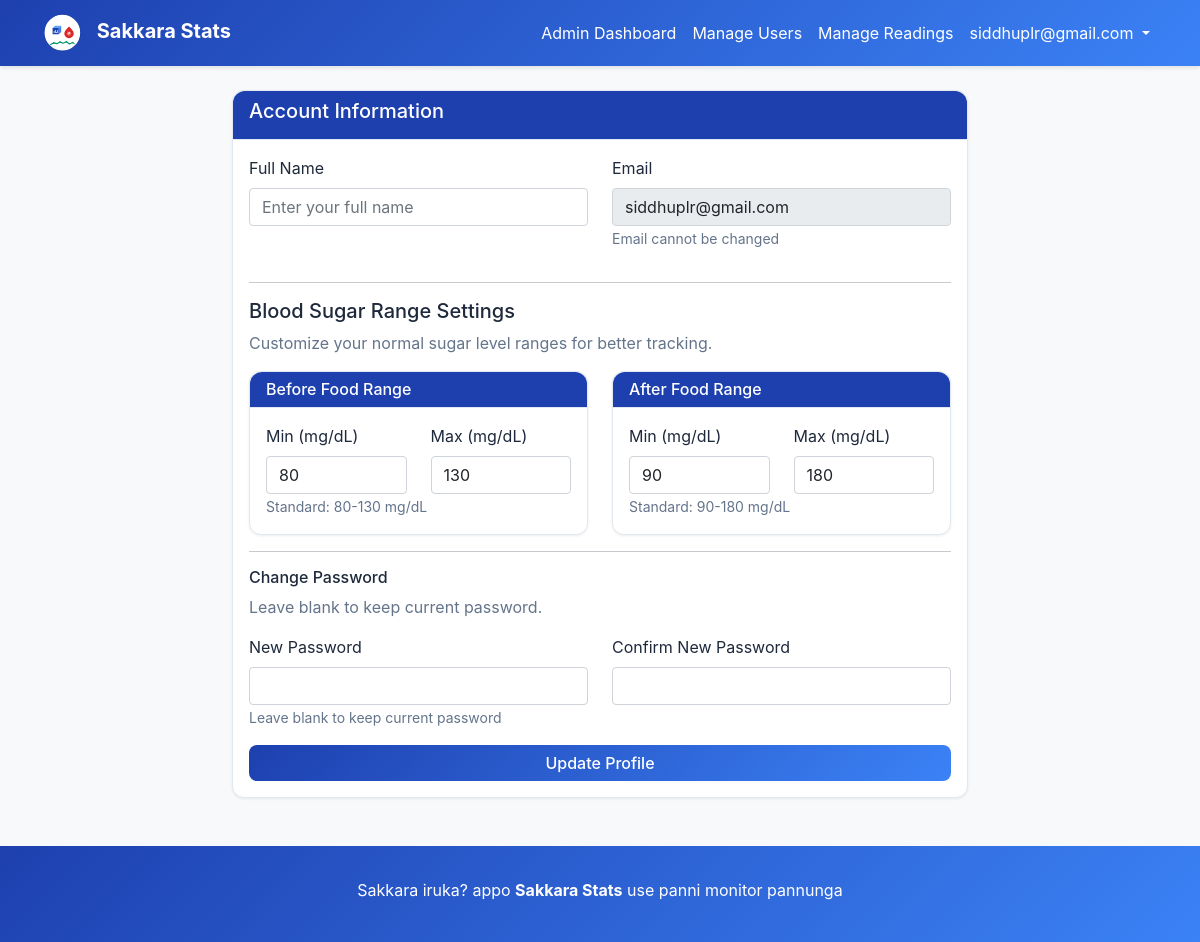
The app's page /profile (signed in) with its own data.
### app.py (models this page shows)
class User(UserMixin, db.Model):
    id = db.Column(db.Integer, primary_key=True)
    email = db.Column(db.String(100), unique=True, nullable=False)
    name = db.Column(db.String(100), nullable=True)
    password_hash = db.Column(db.String(100), nullable=False)
    role = db.Column(db.String(20), default='user')
    is_active = db.Column(db.Boolean, default=True)
    before_food_min = db.Column(db.Integer, default=80)
    before_food_max = db.Column(db.Integer, default=130)
    after_food_min = db.Column(db.Integer, default=90)
    after_food_max = db.Column(db.Integer, default=180)
    readings = db.relationship('Reading', backref='user', lazy=True)

### app.py (the view)
@app.route('/profile')
@login_required
def profile():
    return render_template('profile.html')

### app.py (called while the page is built)
@login_manager.user_loader
def load_user(user_id):
    return User.query.get(int(user_id))

### templates/profile.html (shortened to what this page needs)
{% extends "base.html" %}
{% block content %}
<div class="row justify-content-center">
    <div class="col-md-8">
        <div class="card">
            <div class="card-header bg-primary text-white">
                <h5>Account Information</h5>
            </div>
            <div class="card-body">
                <form method="POST" action="{{ url_for('update_profile') }}">
                    <div class="row">
                        <div class="col-md-6">
                            <div class="mb-3">
                                <label for="name" class="form-label">Full Name</label>
                                <input type="text" class="form-control" id="name" name="name"
                                       value="{{ current_user.name or '' }}" placeholder="Enter your full name">
                            </div>
                        </div>
                        <div class="col-md-6">
                            <div class="mb-3">
                                <label for="email" class="form-label">Email</label>
                                <input type="email" class="form-control" id="email"
                                       value="{{ current_user.email }}" disabled>
                                <small class="text-muted">Email cannot be changed</small>
                            </div>
                        </div>
                    </div>
                    <hr>
                    <h5>Blood Sugar Range Settings</h5>
                    <p class="text-muted">Customize your normal sugar level ranges for better tracking.</p>
                    <div class="row">
                        <div class="col-md-6">
                            <div class="card">
                                <div class="card-header bg-primary text-white">
                                    <h6 class="mb-0">Before Food Range</h6>
                                </div>
                                <div class="card-body">
                                    <div class="row">
                                        <div class="col-6">
                                            <label for="before_food_min" class="form-label">Min (mg/dL)</label>
                                            <input type="number" class="form-control" id="before_food_min"
                                                   name="before_food_min" value="{{ current_user.before_food_min }}"
                                                   min="50" max="200" required>
                                        </div>
                                        <div class="col-6">
                                            <label for="before_food_max" class="form-label">Max (mg/dL)</label>
                                            <input type="number" class="form-control" id="before_food_max"
                                                   name="before_food_max" value="{{ current_user.before_food_max }}"
                                                   min="80" max="300" required>
                                        </div>
                                    </div>
                                    <small class="text-muted">Standard: 80-130 mg/dL</small>
                                </div>
                            </div>
                        </div>
                        <div class="col-md-6">
                            <div class="card">
                                <div class="card-header bg-primary text-white">
                                    <h6 class="mb-0">After Food Range</h6>
                                </div>
                                <div class="card-body">
                                    <div class="row">
                                        <div class="col-6">
                                            <label for="after_food_min" class="form-label">Min (mg/dL)</label>
                                            <input type="number" class="form-control" id="after_food_min"
                                                   name="after_food_min" value="{{ current_user.after_food_min }}"
                                                   min="50" max="200" required>
                                        </div>
                                        <div class="col-6">
                                            <label for="after_food_max" class="form-label">Max (mg/dL)</label>
                                            <input type="number" class="form-control" id="after_food_max"
                                                   name="after_food_max" value="{{ current_user.after_food_max }}"
                                                   min="100" max="300" required>
                                        </div>
                                    </div>
                                    <small class="text-muted">Standard: 90-180 mg/dL</small>
                                </div>
                            </div>
                        </div>
                    </div>
                    <hr>
                    <h6>Change Password</h6>
                    <p class="text-muted">Leave blank to keep current password.</p>
                    <div class="row">
                        <div class="col-md-6">
                            <div class="mb-3">
                                <label for="new_password" class="form-label">New Password</label>
                                <input type="password" class="form-control" id="new_password" name="new_password" minlength="6">
                                <small class="text-muted">Leave blank to keep current password</small>
                            </div>
                        </div>
                        <div class="col-md-6">
                            <div class="mb-3">
                                <label for="confirm_password" class="form-label">Confirm New Password</label>
                                <input type="password" class="form-control" id="confirm_password" name="confirm_password">
                            </div>
                        </div>
                    </div>
                    <div class="d-grid">
                        <button type="submit" class="btn btn-primary">
                            Update Profile
                        </button>
                    </div>
                </form>
            </div>
        </div>
    </div>
</div>
{% endblock %}

### templates/base.html (shortened to what this page needs)
<!DOCTYPE html>
<html lang="en">
<head>
    <link href="https://cdn.jsdelivr.net/npm/bootstrap@5.1.3/dist/css/bootstrap.min.css" rel="stylesheet">
    <link href="https://cdnjs.cloudflare.com/ajax/libs/font-awesome/6.0.0/css/all.min.css" rel="stylesheet">
</head>
<body class="bg-light">
    <nav class="navbar navbar-expand-lg navbar-dark">
        <div class="container">
            <a class="navbar-brand" href="{{ url_for('index') }}">
                <img src="{{ url_for('static', filename='assets/Logo.svg') }}" alt="Sakkara Stats Logo" class="logo">
                Sakkara Stats
            </a>
            {% if current_user.is_authenticated %}
            <div class="collapse navbar-collapse" id="navbarNav">
                <ul class="navbar-nav ms-auto">
                    {% if current_user.role == 'user' %}
                    <li class="nav-item">
                        <a class="nav-link" href="{{ url_for('dashboard') }}">
                            Dashboard
                        </a>
                    </li>
                    <li class="nav-item">
                        <a class="nav-link" href="{{ url_for('history') }}">
                            History
                        </a>
                    </li>
                    <li class="nav-item">
                        <a class="nav-link" href="{{ url_for('profile') }}">
                            Profile
                        </a>
                    </li>
                    {% elif current_user.role == 'admin' %}
                    <li class="nav-item">
                        <a class="nav-link" href="{{ url_for('admin_dashboard') }}">
                            Admin Dashboard
                        </a>
                    </li>
                    <li class="nav-item">
                        <a class="nav-link" href="{{ url_for('manage_users') }}">
                            Manage Users
                        </a>
                    </li>
                    <li class="nav-item">
                        <a class="nav-link" href="{{ url_for('manage_readings') }}">
                            Manage Readings
                        </a>
                    </li>
                    {% endif %}
                    <li class="nav-item dropdown">
                        <a class="nav-link dropdown-toggle" href="#" id="navbarDropdown" role="button" data-bs-toggle="dropdown">
                            {{ current_user.name if current_user.name else current_user.email }}
                        </a>
                    </li>
                </ul>
            </div>
            {% endif %}
        </div>
    </nav>
    <main class="container mt-4">
        {% block content %}{% endblock %}
    </main>
    <footer class="mt-5" style="background: linear-gradient(135deg, #1E40AF 0%, #3B82F6 100%); color: white; padding: 2rem 0;">
        <div class="container text-center">
            <div class="row">
                <div class="col-md-12">
                    <p class="mb-2">Sakkara iruka? appo <strong>Sakkara Stats</strong> use panni monitor pannunga</p>
                </div>
            </div>
        </div>
    </footer>
</body>
</html>

### templates/base.html (style rules this page uses)
body { font-family: "Inter", "Roboto", sans-serif; background-color: #F8FAFC; color: #1E293B; min-height: 100vh; display: flex; flex-direction: column; }
main { flex: 1; }
.navbar-brand { font-weight: bold; color: #FFFFFF !important; }
.logo { width: 40px; height: 40px; margin-right: 10px; }
.card { border-radius: 12px; box-shadow: 0 1px 3px rgba(0,0,0,0.06), 0 1px 2px rgba(0,0,0,0.02); background-color: #FFFFFF; border: 1px solid #E2E8F0; }
.btn-primary { background: linear-gradient(135deg, #1E40AF 0%, #3B82F6 100%); border: none; border-radius: 8px; font-weight: 500; transition: all 0.3s ease; color: white; }
.navbar { background: linear-gradient(135deg, #1E40AF 0%, #3B82F6 100%); box-shadow: 0 2px 4px rgba(0,0,0,0.1); }
.navbar .nav-link { color: white !important; }
.navbar .dropdown-toggle { color: white !important; }
.text-muted { color: #64748B !important; }
.card-header { background-color: #F8FAFC; border-bottom: 1px solid #E2E8F0; color: #1E293B; border-radius: 12px 12px 0 0 !important; }
.bg-primary { background-color: #1E40AF !important; }

### records on screen
User: name+email "siddhuplr@gmail.com", email "siddhuplr@gmail.com", before_food_min "80", before_food_max "130", after_food_min "90", after_food_max "180"
